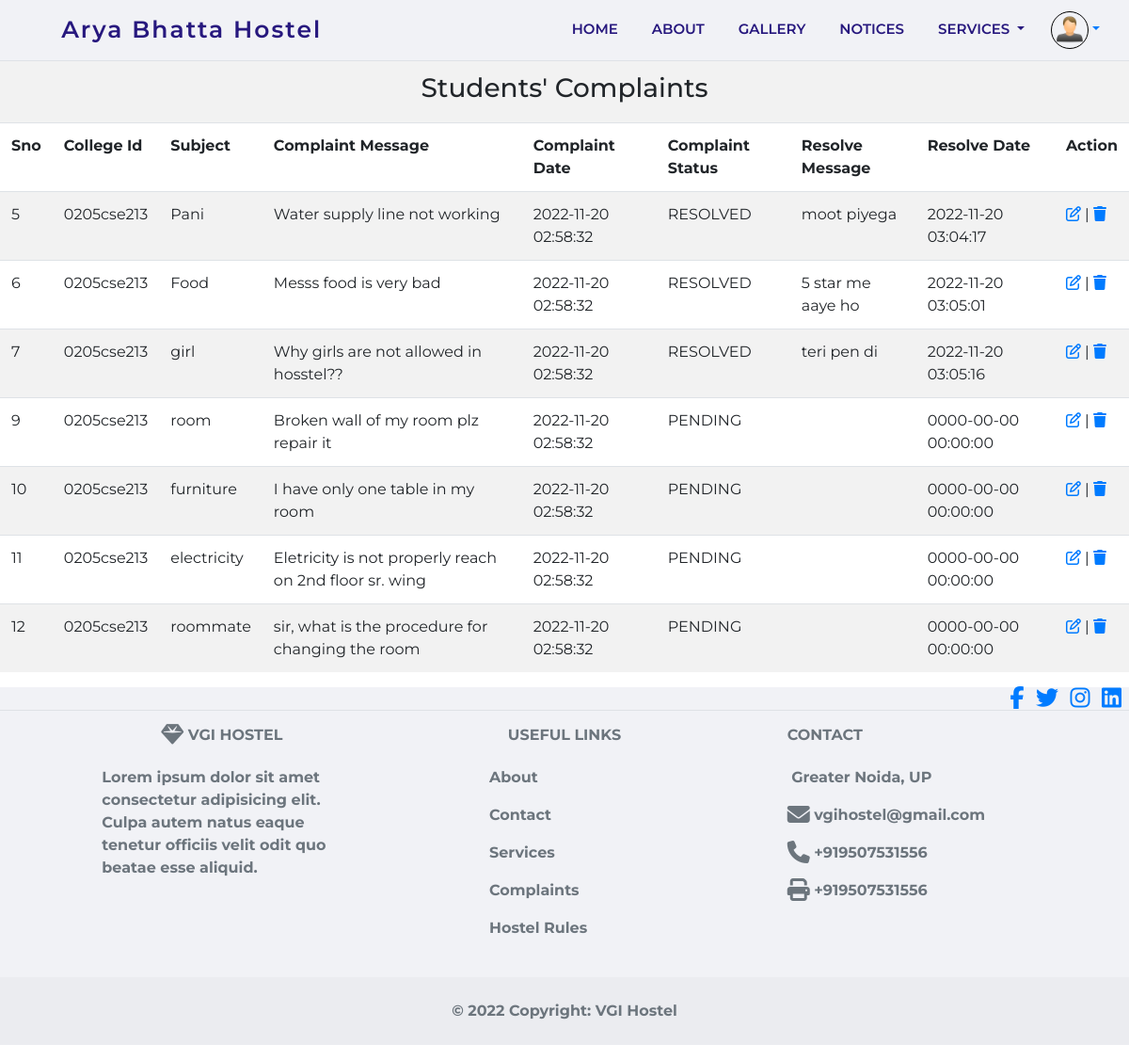
Screenshot of /Complaint/complaintReport.php?v=1 (signed in) with the database file from the repository.
### tables this page shows
CREATE TABLE `tblcomplaint` (
  `sno` int(10) NOT NULL,
  `collegeid` varchar(10) NOT NULL,
  `subject` varchar(20) NOT NULL,
  `message` varchar(255) NOT NULL,
  `lastmodified` datetime NOT NULL,
  `complaint_status` varchar(50) NOT NULL DEFAULT 'PENDING',
  `resolvemessage` varchar(255) NOT NULL,
  `resolve_date` datetime NOT NULL
);

### admin.php (called while the page is built, shortened)
<?php
function connect() {
    return mysqli_connect("localhost", "root", "", "digital_hostel", "3306");
}
function getAllComplaintsReport() {
    $dsn = connect();
    $x = mysqli_query($dsn, "SELECT * from tblcomplaint order by 1");
    return $x;
}

### Complaint/complaintReport.php (the view, shortened to what this page needs)
<?php
include "../header.php";
include "../admin.php";
?>
<table class="table table-striped table-hover" style="height: 50vh;">
    <tr>
        <th colspan="9">
            <h3 class="h3-responsive font-weight text-center">Students' Complaints</h3>
        </th>
    </tr>
    <tr>
        <th> Sno </th><th>College Id</th><th>Subject</th><th>Complaint Message</th><th>Complaint Date</th><th>Complaint Status</th><th>Resolve Message</th><th>Resolve Date</th><th>Action</th>
    </tr>
    <?php
    $x = getAllComplaintsReport();
    for ($i = 0; $i < mysqli_num_rows($x); $i++) {
        echo "<tr>";
        $rs = mysqli_fetch_row($x);
        foreach ($rs as $n) {
            echo "<td>$n</td>";
        }
        echo "<td><a href=UpdComplaints.php?id=$rs[0]><i class='fa-regular fa-pen-to-square'></i></a> | <a href=DeleteComplaint.php?n=$rs[0]><i class='fa-solid fa-trash'></i></a></td>";
        echo "</tr>";
    }
    ?>
</table>
<?php
include "../footer.php";
?>

### header.php (shortened to what this page needs)
<!DOCTYPE html>
<html lang="en">
<head>
    <link rel="stylesheet" href="https://cdn.jsdelivr.net/npm/bootstrap@4.6.2/dist/css/bootstrap.min.css">
    <link rel="stylesheet" href="https://cdnjs.cloudflare.com/ajax/libs/animate.css/4.1.1/animate.min.css" />
    <link rel="stylesheet" href="https://cdn.jsdelivr.net/npm/swiper@8/swiper-bundle.min.css" />
    <link rel="stylesheet" href="/Digital-Hostel/Styles/style.css">
</head>
<body>
    <?php
    $id = "";
    $mode = "";
    if (isset($_SESSION["id"])) {
        $id = $_SESSION["id"];
        $mode = $_SESSION["mode"];
    }
    ?>
    <nav class="navbar navbar-inverse navbar-expand-lg sticky-top">
        <div class="container-fluid">
            <a class="navbar-brand" href="/Digital-Hostel/index.php">Arya Bhatta Hostel</a>
            <div class="collapse navbar-collapse" id="navbarSupportedContent">
                <ul class="navbar-nav ml-auto mb-lg-o">
                    <li class="nav-item">
                        <a class="nav-link" href="/Digital-Hostel/index.php">Home</a>
                    </li>
                    <li class="nav-item">
                        <a class="nav-link" href="/Digital-Hostel/error.php">About</a>
                    </li>
                    <li class="nav-item">
                        <a class="nav-link" href="/Digital-Hostel/Gallery/gallery.php">Gallery</a>
                    </li>
                    <?php if ($mode == "student") { ?>
                        <li class="nav-item">
                            <a class="nav-link" href="/Digital-Hostel/error.php">Notices</a>
                        </li>
                        <li class="nav-item dropdown">
                            <a class="nav-link dropdown-toggle" href="/Digital-Hostel/error.php" role="button" data-toggle="dropdown" aria-expanded="false">
                                Services
                            </a>
                        </li>
                    <?php } ?>
                    <?php if ($id == "") { ?>
                        <li class="nav-item ">
                            <a class="login btn btn-primary" data-toggle="modal" data-target="#loginModal">Login</a>
                        </li>
                    <?php } else { ?>
                        <li class="nav-item dropdown">
                            <a class="nav-profile dropdown-toggle" href="/Digital-Hostel/error.php" role="button" data-toggle="dropdown" aria-expanded="false">
                                <img src="/Digital-Hostel/images/default.png" height="40" width="40" style="border-radius: 30px; border: 1px solid black;" alt="User"></a>
                        </li>
                </div>
            <?php } ?>
        </div>
</nav>

### footer.php (shortened to what this page needs)
<footer class="text-center text-lg-start text-muted font-weight-bold mb-3" style='background: #f1f2f6'>
    <section class="d-flex justify-content-center justify-content-lg-between border-bottom">
        <div>
            <a href="" class="me-4 link-secondary">
                <i class="fab fa-facebook-f fa-xl mr-2"></i>
            </a>
            <a href="" class="me-4 link-secondary">
                <i class="fa-brands fa-twitter fa-xl mr-2"></i>
            </a>
            <a href="" class="me-4 link-secondary">
                <i class="fab fa-instagram fa-xl mr-2"></i>
            </a>
            <a href="" class="me-4 link-secondary">
                <i class="fab fa-linkedin fa-xl mr-2"></i>
            </a>
        </div>
    </section>
    <section class="">
        <div class="container text-center text-md-start">
            <div class="row mt-3">
                <div class="col-md-3 col-lg-4 col-xl-3 mx-auto mb-4">
                    <h6 class="text-uppercase font-weight-bold mb-4">
                        <i class="fas fa-gem me-3 text-secondary fa-xl"></i>
                        VGI hostel
                    </h6>
                    <p class="text-left">
                        Lorem ipsum dolor sit amet consectetur adipisicing elit. Culpa autem natus eaque tenetur officiis velit
                        odit quo beatae esse aliquid.
                    </p>
                </div>
                <div class="col-md-3 col-lg-2 col-xl-2 mx-auto mb-4 usefulLinks text-left">
                    <h6 class="text-uppercase text-center font-weight-bold mb-4">
                        Useful links
                    </h6>
                    <p>
                        <a href="#!" class="text-reset">About</a>
                    </p>
                    <p>
                        <a href="#!" class="text-reset">Contact</a>
                    </p>
                    <p>
                        <a href="#!" class="text-reset">Services</a>
                    </p>
                    <p>
                        <a href="#!" class="text-reset">Complaints</a>
                    </p>
                    <p>
                        <a href="#!" class="text-reset">Hostel Rules</a>
                    </p>
                </div>
                <div class="col-md-4 col-lg-3 col-xl-3 mx-auto mb-md-0 mb-4 text-left">
                    <h6 class="text-uppercase font-weight-bold mb-4 ">Contact</h6>
                    <p class="text-left">
                       <i class="fa-regular fa-house-blank me-3 text-secondary fa-xl"></i> Greater Noida, UP</p>
                    <p class="text-left">
                        <i class="fas fa-envelope me-3 text-secondary fa-xl"></i>
                        vgihostel@gmail.com
                    </p>
                    <p class="text-left"><i class="fas fa-phone me-3 text-secondary fa-xl"></i> +919507531556</p>
                    <p class="text-left"><i class="fas fa-print me-3 text-secondary fa-xl"></i> +919507531556</p>
                </div>
            </div>
        </div>
    </section>
    <div class="text-center p-4" style="background-color: rgba(0, 0, 0, 0.025);">
        © 2022 Copyright:
        <a class="text-reset font-weight-bold" href="https://www.vgi.ac.in/">VGI Hostel</a>
    </div>
</footer>
</body>
</html>

### Styles/style.css (style rules this page uses)
* { padding: 0; margin: 0; }
html { scroll-behavior: smooth; }
:root { --blue: #27187e; --navy: #778efd; --grey: #aeb8fe; --white: #f1f2f6; --orange: #ff8600; }
body { font-family: "montserrat", sans-serif; box-sizing: border-box; }
.navbar { background-color: var(--white); }
.navbar .nav-item { margin-left: 20px; }
.nav-link { color: var(--blue); }
.navbar-nav a { font-size: 15px; text-transform: uppercase; font-weight: 600; }
.navbar .navbar-brand { margin-left: 3%; font-size: 25px; font-weight: 600; color: var(--blue); letter-spacing: 2px; }

### rows the page displays
tblcomplaint: sno "5", collegeid "0205cse213", subject "Pani", message "Water supply line not working", lastmodified "2022-11-20 02:58:32", complaint_status "RESOLVED", resolvemessage "moot piyega", resolve_date "2022-11-20 03:04:17"
tblcomplaint: sno "6", collegeid "0205cse213", subject "Food", message "Messs food is very bad", lastmodified "2022-11-20 02:58:32", complaint_status "RESOLVED", resolvemessage "5 star me aaye ho", resolve_date "2022-11-20 03:05:01"
tblcomplaint: sno "7", collegeid "0205cse213", subject "girl", message "Why girls are not allowed in hosstel??", lastmodified "2022-11-20 02:58:32", complaint_status "RESOLVED", resolvemessage "teri pen di", resolve_date "2022-11-20 03:05:16"
tblcomplaint: sno "9", collegeid "0205cse213", subject "room", message "Broken wall of my room plz repair it", lastmodified "2022-11-20 02:58:32", complaint_status "PENDING", resolve_date "0000-00-00 00:00:00"
tblcomplaint: sno "10", collegeid "0205cse213", subject "furniture", message "I have only one table in my room", lastmodified "2022-11-20 02:58:32", complaint_status "PENDING", resolve_date "0000-00-00 00:00:00"
tblcomplaint: sno "11", collegeid "0205cse213", subject "electricity", message "Eletricity is not properly reach on 2nd floor sr. wing", lastmodified "2022-11-20 02:58:32", complaint_status "PENDING", resolve_date "0000-00-00 00:00:00"
tblcomplaint: sno "12", collegeid "0205cse213", subject "roommate", message "sir, what is the procedure for changing the room", lastmodified "2022-11-20 02:58:32", complaint_status "PENDING", resolve_date "0000-00-00 00:00:00"
